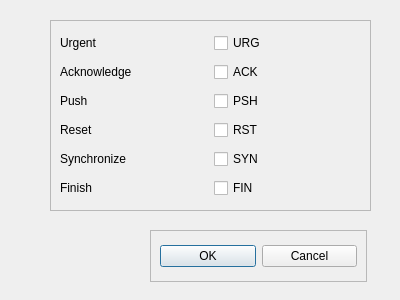
<?xml version="1.0" encoding="UTF-8"?>
<ui version="4.0">
 <class>Dialog</class>
 <widget class="QDialog" name="Dialog">
  <property name="geometry">
   <rect>
    <x>0</x>
    <y>0</y>
    <width>400</width>
    <height>300</height>
   </rect>
  </property>
  <property name="windowTitle">
   <string>Dialog</string>
  </property>
  <widget class="QFrame" name="frame">
   <property name="geometry">
    <rect>
     <x>50</x>
     <y>20</y>
     <width>321</width>
     <height>191</height>
    </rect>
   </property>
   <property name="frameShape">
    <enum>QFrame::StyledPanel</enum>
   </property>
   <property name="frameShadow">
    <enum>QFrame::Raised</enum>
   </property>
   <layout class="QGridLayout" name="gridLayout">
    <item row="2" column="0">
     <widget class="QLabel" name="labelACK">
      <property name="text">
       <string>Acknowledge</string>
      </property>
     </widget>
    </item>
    <item row="4" column="0">
     <widget class="QLabel" name="labelPSH">
      <property name="text">
       <string>Push</string>
      </property>
     </widget>
    </item>
    <item row="6" column="0">
     <widget class="QLabel" name="labelRST">
      <property name="text">
       <string>Reset</string>
      </property>
     </widget>
    </item>
    <item row="0" column="0">
     <widget class="QLabel" name="labelURG">
      <property name="text">
       <string>Urgent</string>
      </property>
     </widget>
    </item>
    <item row="8" column="0">
     <widget class="QLabel" name="labelSYN">
      <property name="text">
       <string>Synchronize</string>
      </property>
     </widget>
    </item>
    <item row="9" column="0">
     <widget class="QLabel" name="labelFIN">
      <property name="text">
       <string>Finish</string>
      </property>
     </widget>
    </item>
    <item row="4" column="1">
     <widget class="QCheckBox" name="checkBoxPSH">
      <property name="text">
       <string>PSH</string>
      </property>
     </widget>
    </item>
    <item row="8" column="1">
     <widget class="QCheckBox" name="checkBoxSYN">
      <property name="text">
       <string>SYN</string>
      </property>
     </widget>
    </item>
    <item row="9" column="1">
     <widget class="QCheckBox" name="checkBoxFIN">
      <property name="text">
       <string>FIN</string>
      </property>
     </widget>
    </item>
    <item row="6" column="1">
     <widget class="QCheckBox" name="checkBoxRST">
      <property name="text">
       <string>RST</string>
      </property>
     </widget>
    </item>
    <item row="2" column="1">
     <widget class="QCheckBox" name="checkBoxACK">
      <property name="text">
       <string>ACK</string>
      </property>
     </widget>
    </item>
    <item row="0" column="1">
     <widget class="QCheckBox" name="checkBoxURG">
      <property name="text">
       <string>URG</string>
      </property>
     </widget>
    </item>
   </layout>
  </widget>
  <widget class="QFrame" name="frame_2">
   <property name="geometry">
    <rect>
     <x>150</x>
     <y>230</y>
     <width>217</width>
     <height>52</height>
    </rect>
   </property>
   <property name="frameShape">
    <enum>QFrame::StyledPanel</enum>
   </property>
   <property name="frameShadow">
    <enum>QFrame::Raised</enum>
   </property>
   <layout class="QGridLayout" name="gridLayout_2">
    <item row="0" column="0">
     <widget class="QPushButton" name="pushButtonOK">
      <property name="text">
       <string>OK</string>
      </property>
     </widget>
    </item>
    <item row="0" column="1">
     <widget class="QPushButton" name="pushButtonCancel">
      <property name="text">
       <string>Cancel</string>
      </property>
     </widget>
    </item>
   </layout>
  </widget>
 </widget>
 <resources/>
 <connections/>
</ui>
